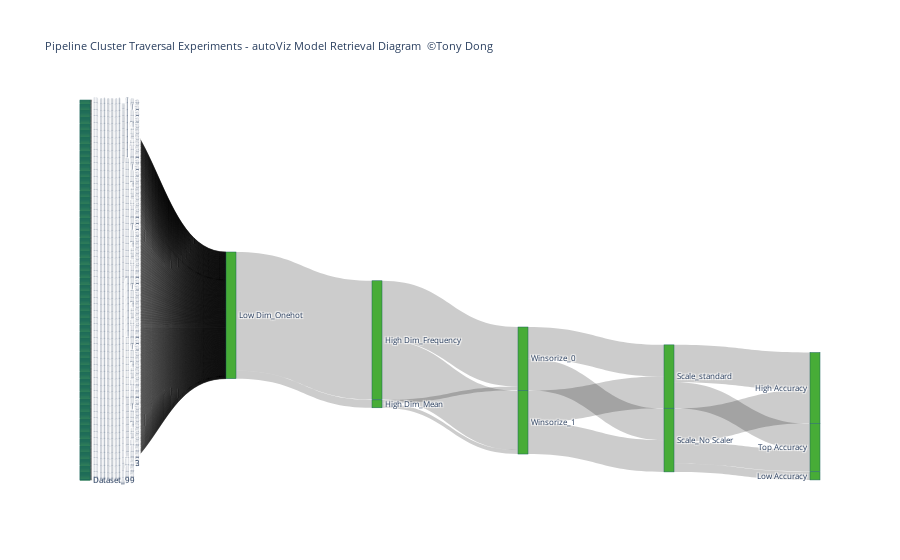

Notebook code for this chart:
### Code cell
# autoViz Demo 1:
# Use autoViz's built-in function to create model retrieval diagram
# Diagram will be saved as an html file and stored as ./test/temp-plot.html
# You can find 
from optimalflow.autoViz import autoViz
viz = autoViz(preprocess_dict=DICT_PREP,report=dyna_report)
viz.clf_model_retrieval(metrics='accuracy')

### Figure 1 — Plotly figure (JSON) as saved in the notebook; plotly's stock layout.template omitted (floating-point values rounded to 4 significant figures; data arrays with more than 128 entries replaced by an {"elided": "..."} marker saying what was removed)
{"data": [{"link": {"source": {"elided": "719 int values"}, "target": {"elided": "719 int values"}, "value": {"elided": "719 int values"}}, "node": {"color": "rgb(71,172,55)", "label": {"elided": "714 str values"}, "line": {"color": "rgb(25,100,90)", "width": 0.5}, "pad": 15, "thickness": 10}, "type": "sankey"}], "layout": {"font": {"size": 8}, "title": {"text": "Pipeline Cluster Traversal Experiments - autoViz Model Retrieval Diagram <a href=\"https://www.linkedin.com/in/lei-tony-dong/\"> ©Tony Dong</a>"}}}
